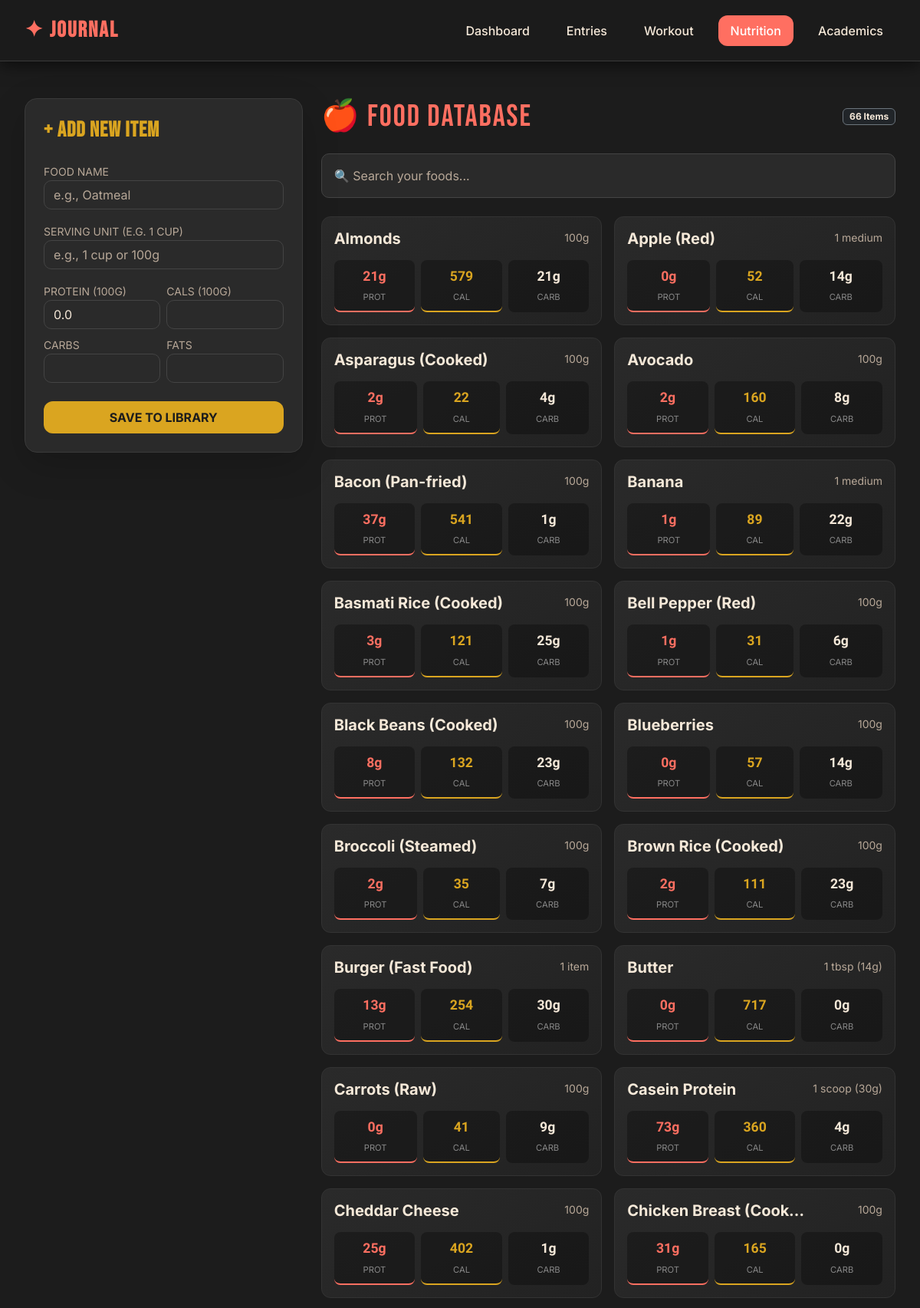
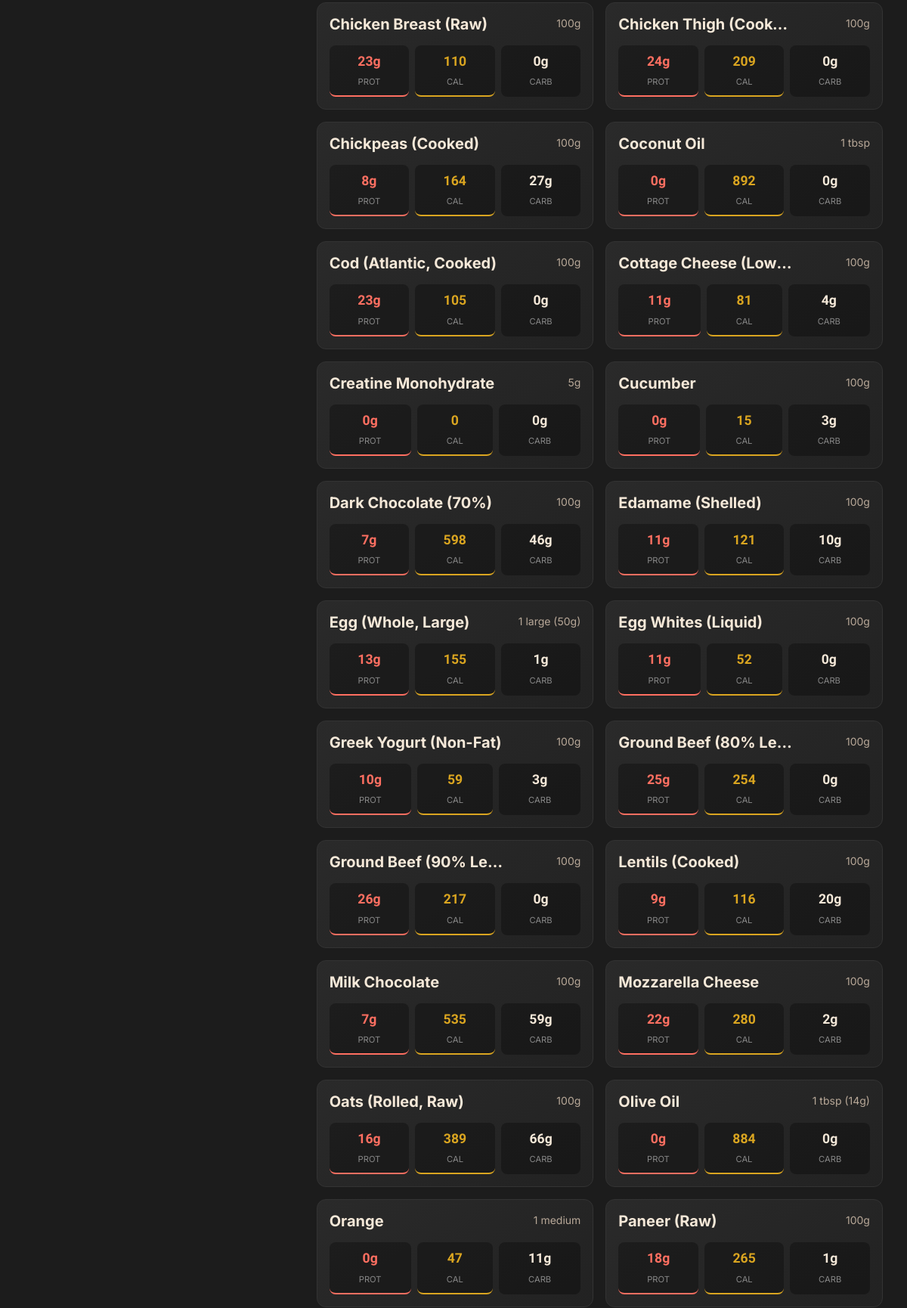
The app's page /nutrition/foods/ (signed in, upper part) with its own data (2 pictures, top to bottom).
### core/models.py (models this page shows, shortened)
class FoodItem(models.Model):
    name = models.CharField(max_length=200)
    serving_size_desc = models.CharField(max_length=100, blank=True, help_text="e.g., '100g', '1 cup'")
    protein_per_100g = models.FloatField(default=0.0, validators=[MinValueValidator(0.0)])
    calories_per_100g = models.FloatField(null=True, blank=True, validators=[MinValueValidator(0.0)])
    carbs_per_100g = models.FloatField(null=True, blank=True, validators=[MinValueValidator(0.0)])
    fat_per_100g = models.FloatField(null=True, blank=True, validators=[MinValueValidator(0.0)])
    default_unit = models.CharField(max_length=50, blank=True)
    tags = models.ManyToManyField(Tag, blank=True)
    created_by = models.ForeignKey(User, null=True, blank=True, on_delete=models.SET_NULL)
    created_at = models.DateTimeField(auto_now_add=True)
    class Meta:
        unique_together = ('name', 'serving_size_desc')
        ordering = ['name']
    @property
    def protein_int(self):
        return int(self.protein_per_100g or 0)
    @property
    def calories_int(self):
        return int(self.calories_per_100g or 0)
    @property
    def carbs_int(self):
        return int(self.carbs_per_100g or 0)

### core/views.py (the view)
# urls.py: path('nutrition/foods/', views.food_library, name='food_library'), # To add new foods
@login_required
def food_library(request):
    foods = FoodItem.objects.all().order_by('name')
    if request.method == 'POST':
        form = FoodItemForm(request.POST)
        if form.is_valid():
            food = form.save(commit=False)
            food.created_by = request.user
            food.save()
            return redirect('core:food_library')
    else:
        form = FoodItemForm()
    return render(request, 'core/food_library.html', {'foods': foods, 'form': form})

### core/forms.py
class FoodItemForm(forms.ModelForm):
    class Meta:
        model = FoodItem
        fields = ['name', 'serving_size_desc', 'protein_per_100g', 'calories_per_100g', 'carbs_per_100g', 'fat_per_100g']
        widgets = {
            'name': forms.TextInput(attrs={'class': 'form-control', 'placeholder': 'e.g., Oatmeal'}),
            'serving_size_desc': forms.TextInput(attrs={'class': 'form-control', 'placeholder': 'e.g., 1 cup or 100g'}),
            'protein_per_100g': forms.NumberInput(attrs={'class': 'form-control', 'step': '0.1'}),
            'calories_per_100g': forms.NumberInput(attrs={'class': 'form-control', 'step': '1'}),
            'carbs_per_100g': forms.NumberInput(attrs={'class': 'form-control', 'step': '0.1'}),
            'fat_per_100g': forms.NumberInput(attrs={'class': 'form-control', 'step': '0.1'}),
        }

### core/templates/core/food_library.html (shortened to what this page needs)
{% extends "base.html" %}
{% block content %}
<div class="row">
    <div class="col-lg-4 mb-5">
        <div class="card p-4 shadow-lg" style="background: #222; border: 1px solid var(--accent-golden);">
            <h3 class="mb-4 text-uppercase" style="font-family: 'Bebas Neue'; letter-spacing: 1px; color: var(--accent-golden) !important;">
                + Add New Item
            </h3>
            <form method="post">
                <div class="mb-3">
                    <label class="small text-muted text-uppercase">Food Name</label>
                    {{ form.name }}
                </div>
                <div class="mb-3">
                    <label class="small text-muted text-uppercase">Serving Unit (e.g. 1 cup)</label>
                    {{ form.serving_size_desc }}
                </div>
                <div class="row g-2">
                    <div class="col-6">
                        <label class="small text-muted text-uppercase">Protein (100g)</label>
                        {{ form.protein_per_100g }}
                    </div>
                    <div class="col-6">
                        <label class="small text-muted text-uppercase">Cals (100g)</label>
                        {{ form.calories_per_100g }}
                    </div>
                    <div class="col-6">
                        <label class="small text-muted text-uppercase">Carbs</label>
                        {{ form.carbs_per_100g }}
                    </div>
                    <div class="col-6">
                        <label class="small text-muted text-uppercase">Fats</label>
                        {{ form.fat_per_100g }}
                    </div>
                </div>
                <button type="submit" class="btn w-100 mt-4 py-2 fw-bold" style="background: var(--accent-golden); color: #1C1C1C !important;">
                    SAVE TO LIBRARY
                </button>
            </form>
        </div>
    </div>
    <div class="col-lg-8">
        <div class="d-flex justify-content-between align-items-center mb-4">
            <h1 class="display-6 mb-0" style="font-family: 'Bebas Neue'; color: var(--accent-coral) !important;">
                🍎 Food Database
            </h1>
            <span class="badge bg-dark border border-secondary">{{ foods.count }} Items</span>
        </div>
        <input type="text" id="foodSearch" class="form-control mb-4 p-3" placeholder="🔍 Search your foods...">
        <div class="row g-3" id="foodGrid">
            {% for food in foods %}
            <div class="col-md-6 food-item" data-name="{{ food.name|lower }}">
                <div class="food-card p-3 h-100">
                    <div class="d-flex justify-content-between align-items-start mb-3">
                        <h5 class="fw-bold mb-0 text-truncate" style="max-width: 70%;" title="{{ food.name }}">{{ food.name }}</h5>
                        <small class="text-muted">{{ food.serving_size_desc }}</small>
                    </div>
                    <div class="d-flex justify-content-between gap-2">
                        <div class="macro-box flex-fill" style="border-bottom: 2px solid var(--accent-coral);">
                            <span class="macro-val" style="color: var(--accent-coral) !important;">{{ food.protein_int }}g</span>
                            <span class="macro-label">Prot</span>
                        </div>
                        <div class="macro-box flex-fill" style="border-bottom: 2px solid var(--accent-golden);">
                            <span class="macro-val" style="color: var(--accent-golden) !important;">{{ food.calories_int }}</span>
                            <span class="macro-label">Cal</span>
                        </div>
                        <div class="macro-box flex-fill">
                            <span class="macro-val">{{ food.carbs_int }}g</span>
                            <span class="macro-label">Carb</span>
                        </div>
                    </div>
                </div>
            </div>
            {% empty %}
            <div class="col-12 text-center py-5">
                <p class="text-muted">No foods found. Add one on the left!</p>
            </div>
            {% endfor %}
        </div>
    </div>
</div>
{% endblock %}

### core/templates/base.html (shortened to what this page needs)
<!doctype html>
<html lang="en">
<head>
    <link href="https://cdn.jsdelivr.net/npm/bootstrap@5.3.2/dist/css/bootstrap.min.css" rel="stylesheet">
    <link rel="stylesheet" href="https://cdn.jsdelivr.net/npm/bootstrap-icons@1.11.1/font/bootstrap-icons.css">
</head>
<body>
<nav class="navbar d-flex align-items-center justify-content-between">
    <a class="navbar-brand" href="{% url 'core:home' %}">✦ Journal</a>
    <ul class="navbar-nav flex-row gap-3">
        <li class="nav-item">
            <a class="nav-link {% if request.resolver_match.url_name == 'home' %}active{% endif %}"
               href="{% url 'core:home' %}">Dashboard</a>
        </li>
        <li class="nav-item">
            <a class="nav-link {% if request.resolver_match.url_name == 'entries' %}active{% endif %}"
               href="{% url 'core:entries' %}">Entries</a>
        </li>
        <li class="nav-item">
            <a class="nav-link {% if 'workout' in request.resolver_match.url_name %}active{% endif %}"
               href="{% url 'core:workout_list' %}">Workout</a>
        </li>
        <li class="nav-item">
            <a class="nav-link {% if 'diet' in request.resolver_match.url_name or 'food' in request.resolver_match.url_name %}active{% endif %}"
            href="{% url 'core:diet_list' %}">Nutrition</a>
        </li>
        <li class="nav-item">
            <a class="nav-link {% if 'academics' in request.resolver_match.url_name or 'study' in request.resolver_match.url_name or 'project' in request.resolver_match.url_name %}active{% endif %}"
            href="{% url 'core:academics_dashboard' %}">Academics</a>
        </li>
    </ul>
</nav>
<main class="main-content">
    {% block content %}{% endblock %}
</main>
</body>
</html>

### core/templates/core/food_library.html (style rules this page uses)
body, h1, h2, h3, h4, h5, h6, p, span, div, label, input { color: #F5E8D8 !important; }
.text-muted { color: #B8A898 !important; }
.form-control { background-color: #2A2A2A !important; border: 1px solid #444 !important; color: #F5E8D8 !important; }
.food-card { background: linear-gradient(145deg, #2A2A2A, #222); border: 1px solid #333; border-radius: 12px; transition: transform 0.2s, border-color 0.2s; }
.macro-box { background: rgba(0,0,0,0.3); border-radius: 8px; padding: 8px; text-align: center; }
.macro-val { font-family: 'Montserrat', sans-serif; font-weight: 700; font-size: 1.1rem; display: block; }
.macro-label { font-size: 0.7rem; text-transform: uppercase; color: #888 !important; }

### core/templates/base.html (style rules this page uses)
:root { --bg-body: #1C1C1C; --bg-navbar: rgba(28, 28, 28, 0.95); --card-bg: #2A2A2A; --text-main: #F5E8D8; --text-muted: #B8A898; --text-quote: #DAA520; --border-color: #3A3A3A; --accent-coral: #FF6F61; --accent-golden: #DAA520; --hover-color: #FF4500; --shadow-navbar: 0 4px 20px rgba(0,0,0,0.6); --shadow-card: 0 4px 16px rgba(0,0,0,0.4); --accent-soft: rgba(255, 111, 97, 0.15); }
body { background: var(--bg-body); font-family: 'Inter', sans-serif; color: var(--text-main); padding-top: 80px; min-height: 100vh; }
h1 { font-family: 'Bebas Neue', sans-serif; font-weight: bold; color: var(--text-main); text-transform: uppercase; letter-spacing: 2px; }
h2, h3, h4 { font-family: 'Montserrat', sans-serif; font-weight: 600; color: var(--text-main); }
p, span, li, label, input, textarea, td, th { font-family: 'Inter', sans-serif; color: var(--text-main); }
.navbar { background: var(--bg-navbar); border-bottom: 1px solid var(--border-color); box-shadow: var(--shadow-navbar); height: 80px; position: fixed; top: 0; left: 0; right: 0; padding: 0 2rem; z-index: 1050; backdrop-filter: blur(10px); }
.navbar-brand { font-family: 'Bebas Neue', sans-serif; font-weight: bold; font-size: 1.8rem; color: var(--accent-coral); text-transform: uppercase; letter-spacing: 2px; }
.nav-link { font-family: 'Inter', sans-serif; font-weight: 500; color: var(--text-main) !important; border-radius: 12px; padding: 0.5rem 1rem !important; transition: all 0.3s ease; }
.nav-link.active { background: var(--accent-coral); color: #fff !important; }
.main-content { padding: 3rem 2rem; max-width: 1400px; margin: auto; }
.card { background: var(--card-bg) !important; border-color: var(--border-color) !important; box-shadow: var(--shadow-card); border-radius: 16px; }
.btn { font-family: 'Inter', sans-serif; font-weight: 500; border-radius: 12px; transition: all 0.3s ease; }
.form-control, .form-select { background: var(--card-bg); border: 2px solid var(--border-color); color: var(--text-main); border-radius: 10px; }
.form-control::placeholder { color: var(--text-muted); }

### records on screen
FoodItem: name "Almonds", serving_size_desc "100g", protein_int "21", calories_int "579", carbs_int "21"
FoodItem: name "Apple (Red)", serving_size_desc "1 medium", protein_int "0", calories_int "52", carbs_int "14"
FoodItem: name "Asparagus (Cooked)", serving_size_desc "100g", protein_int "2", calories_int "22", carbs_int "4"
FoodItem: name "Avocado", serving_size_desc "100g", protein_int "2", calories_int "160", carbs_int "8"
FoodItem: name "Bacon (Pan-fried)", serving_size_desc "100g", protein_int "37", calories_int "541", carbs_int "1"
FoodItem: name "Banana", serving_size_desc "1 medium", protein_int "1", calories_int "89", carbs_int "22"
FoodItem: name "Basmati Rice (Cooked)", serving_size_desc "100g", protein_int "3", calories_int "121", carbs_int "25"
FoodItem: name "Bell Pepper (Red)", serving_size_desc "100g", protein_int "1", calories_int "31", carbs_int "6"
FoodItem: name "Black Beans (Cooked)", serving_size_desc "100g", protein_int "8", calories_int "132", carbs_int "23"
FoodItem: name "Blueberries", serving_size_desc "100g", protein_int "0", calories_int "57", carbs_int "14"
FoodItem: name "Broccoli (Steamed)", serving_size_desc "100g", protein_int "2", calories_int "35", carbs_int "7"
FoodItem: name "Brown Rice (Cooked)", serving_size_desc "100g", protein_int "2", calories_int "111", carbs_int "23"
FoodItem: name "Burger (Fast Food)", serving_size_desc "1 item", protein_int "13", calories_int "254", carbs_int "30"
FoodItem: name "Butter", serving_size_desc "1 tbsp (14g)", protein_int "0", calories_int "717", carbs_int "0"
FoodItem: name "Carrots (Raw)", serving_size_desc "100g", protein_int "0", calories_int "41", carbs_int "9"
FoodItem: name "Casein Protein", serving_size_desc "1 scoop (30g)", protein_int "73", calories_int "360", carbs_int "4"
FoodItem: name "Cheddar Cheese", serving_size_desc "100g", protein_int "25", calories_int "402", carbs_int "1"
FoodItem: name "Chicken Breast (Cook…", serving_size_desc "100g", protein_int "31", calories_int "165", carbs_int "0"
FoodItem: name "Chicken Breast (Raw)", serving_size_desc "100g", protein_int "23", calories_int "110", carbs_int "0"
FoodItem: name "Chicken Thigh (Cook…", serving_size_desc "100g", protein_int "24", calories_int "209", carbs_int "0"
FoodItem: name "Chickpeas (Cooked)", serving_size_desc "100g", protein_int "8", calories_int "164", carbs_int "27"
FoodItem: name "Coconut Oil", serving_size_desc "1 tbsp", protein_int "0", calories_int "892", carbs_int "0"
FoodItem: name "Cod (Atlantic, Cooked)", serving_size_desc "100g", protein_int "23", calories_int "105", carbs_int "0"
FoodItem: name "Cottage Cheese (Low…", serving_size_desc "100g", protein_int "11", calories_int "81", carbs_int "4"
FoodItem: name "Creatine Monohydrate", serving_size_desc "5g", protein_int "0", calories_int "0", carbs_int "0"
FoodItem: name "Cucumber", serving_size_desc "100g", protein_int "0", calories_int "15", carbs_int "3"
FoodItem: name "Dark Chocolate (70%)", serving_size_desc "100g", protein_int "7", calories_int "598", carbs_int "46"
FoodItem: name "Edamame (Shelled)", serving_size_desc "100g", protein_int "11", calories_int "121", carbs_int "10"
FoodItem: name "Egg (Whole, Large)", serving_size_desc "1 large (50g)", protein_int "13", calories_int "155", carbs_int "1"
FoodItem: name "Egg Whites (Liquid)", serving_size_desc "100g", protein_int "11", calories_int "52", carbs_int "0"
FoodItem: name "Greek Yogurt (Non-Fat)", serving_size_desc "100g", protein_int "10", calories_int "59", carbs_int "3"
FoodItem: name "Ground Beef (80% Le…", serving_size_desc "100g", protein_int "25", calories_int "254", carbs_int "0"
FoodItem: name "Ground Beef (90% Le…", serving_size_desc "100g", protein_int "26", calories_int "217", carbs_int "0"
FoodItem: name "Lentils (Cooked)", serving_size_desc "100g", protein_int "9", calories_int "116", carbs_int "20"
FoodItem: name "Milk Chocolate", serving_size_desc "100g", protein_int "7", calories_int "535", carbs_int "59"
FoodItem: name "Mozzarella Cheese", serving_size_desc "100g", protein_int "22", calories_int "280", carbs_int "2"
FoodItem: name "Oats (Rolled, Raw)", serving_size_desc "100g", protein_int "16", calories_int "389", carbs_int "66"
FoodItem: name "Olive Oil", serving_size_desc "1 tbsp (14g)", protein_int "0", calories_int "884", carbs_int "0"
FoodItem: name "Orange", serving_size_desc "1 medium", protein_int "0", calories_int "47", carbs_int "11"
FoodItem: name "Paneer (Raw)", serving_size_desc "100g", protein_int "18", calories_int "265", carbs_int "1"

### other values on screen
{{ foods.count }} "66"
